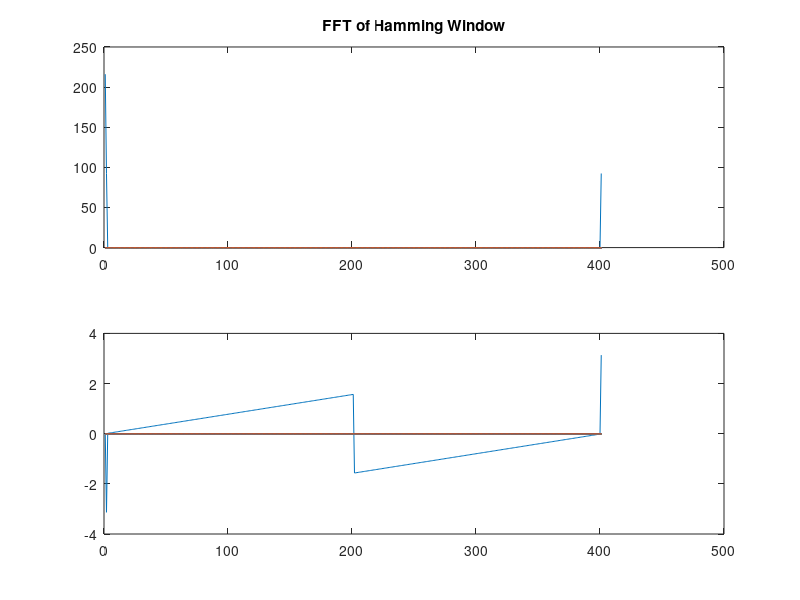

Recreate this plot in MATLAB. (Note: this script raises an error after producing the figure.)
% Homework 3: Short-Time Time Domain Features
% Using Hamming window, different time-domain features are computed
% and applied to TIMIT speech sample.
% Myungeun Lee
% 11/08/2022

function homework3

% 1. Implement a Hamming window of length L, L=401
L = 401;
h = zeros(L);
for n = 1:L
    h(n) = 0.54 - 0.46*cos(2*pi*(n-1)/(L-1));
end;
plot(h);
title('Hamming Window');
pause;
H = fft(h);

subplot(2,1,1), plot(abs(H));
title('FFT of Hamming Window');
subplot(2,1,2), plot(angle(H));
pause;

% 2. Short0time energy applied to TIMIT sample
% Implement Hamming windows of length L, L =51, 101, 201, and 401

% Read TIMIT speech
fname = 'LDC93s1.wav';
x = audioread(fname);

L = [51,101,201,401];
% Compute Energy Function for different window length.
for k=1:4,
    w = hamming(L(k));
    % compute modified window
    h = w.^2;
    y = conv(x.^2,h);
    N = length(y);

    % subsample every 4 samples
    for m=1:floor(N/4),
        energy(m) = y((m-1)*4+1);
    end;
    subplot(2,1,1), plot(x);
    title('Original Speech');
    subplot(2,1,2), plot(energy);
    title('Energy, window size L=')
    pause;
end;


% 3. Compute zero crossings
for k = 1:4,
    w = hamming(L(k));
    h = w.^2;
    N = length(x)-1;
    diff = zeros(1,N);
    for n = 1:N,
        diff(n) = abs(sign(x(n+1))-sign(x(n)));
    end;
    y = conv(diff,w);
    M = length(y);
    for m=1:floor(M/4),
        zc(m) = y((m-1)*4+1);
    end;
    subplot(2,1,1), plot(x);
    title('Original Speech');
    subplot(2,1,2), plot(zc);
    title('Zero Crossing, window size L=')
    pause;
end;

% 4. Compute short-time correlation
rk = zeros(1,250);
for l = 1:4,
    w = hamming(L(l));
    N = length(x)-640;
    % iterate for 640 (40ms) samples
    M = floor(N/320);
    corr = zeros(M,250);
    for i = 1:320:N,
        % iterate for lags ranging from 0 to 249
        for k = 0:249,
            x1 = x(i:i+320);
            y1 = conv(x1,w);
            x2 = x(i+k:i+k+320);
            y2 = conv(x2,w);
            rk(k+1) = y1'*y2;
        end;
        corr((i-1)/320+1,:) = rk;
    end;    
    subplot(2,1,1); plot(x);
    title('Original Speech');
    subplot(2,1,2); imagesc(corr');
    title('Correlation, window size L=');
    pause;
    waterfall(corr(20:30,:));
    title('Waterfall, window size L=');
    pause;
end;
            





